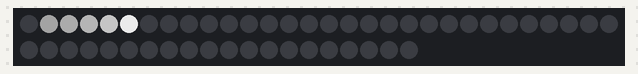
This sketch was run on a simulated ATtiny85, built with avr-gcc and run on an emulated ATtiny85. Parts: 50 RGB LEDs in strip order, left to right, continuing on the next row. Dim RGB values are drawn brighter than linear.

Above: at 18.09 s.
At 24.31 s:
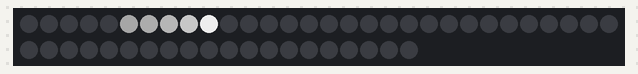
At 26.31 s:
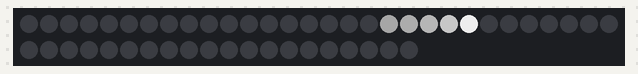
At 28.3 s:
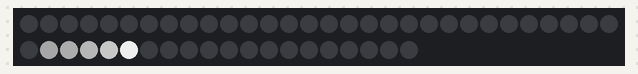
At 33.37 s:
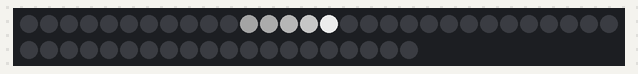
At 38.43 s:
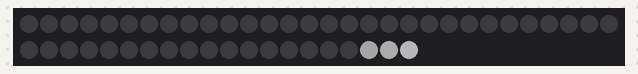

The sketch:

neopixel_test.ino
```cpp
#include <Adafruit_NeoPixel.h>
#ifdef __AVR__
#include <avr/power.h>
#endif

#define PIN 0
#define NUMPIXELS 50
Adafruit_NeoPixel strip = Adafruit_NeoPixel(NUMPIXELS, PIN, NEO_GRB + NEO_KHZ800);


int num = 17;
uint16_t pwm[] =  {114, 132, 129, 153, 236, 244, 255, 249, 234, 178, 159, 130, 55, 213, 196, 247, 193};
int velocity[] =  { 62, 40, 48, 64, 69, 96, 150, 137, 74, 78, 65, 54, 40, 83, 67, 137, 78};

float pos1 = 0, speed1 = 1;
int fullBri = 200;
uint32_t blueGradient[] = {0x0028C7, 0x0045CD, 0x0062D3, 0x007FD9, 0x009DE0, 0x00BAE6, 0x00D7EC, 0x00F5F3};

void setup() {
  // This is for Trinket 5V 16MHz, you can remove these three lines if you are not using a Trinket
#if defined (__AVR_ATtiny85__)
  if (F_CPU == 16000000) clock_prescale_set(clock_div_1);
#endif
  // End of trinket special code


  strip.begin();
  strip.setBrightness(fullBri);
  strip.show(); // Initialize all pixels to 'off'
}


void loop() {
  for (int j = 0; j < num; j ++) {
    for (uint8_t i = 0; i < NUMPIXELS; i++) {
      strip.setPixelColor(i, 0);
      strip.setPixelColor(i + 1,  int(pwm[j] / 5), int(pwm[j] / 5), int(pwm[j] / 5));
      strip.setPixelColor(i + 2,  int(pwm[j] / 4), int(pwm[j] / 4), int(pwm[j] / 4));
      strip.setPixelColor(i + 3,  int(pwm[j] / 3), int(pwm[j] / 3), int(pwm[j] / 3));
      strip.setPixelColor(i + 4,  int(pwm[j] / 2), int(pwm[j] / 2), int(pwm[j] / 2));
      if (i >= (NUMPIXELS - 1)) {
        //tlc.setPWM(0, pwm[j]/6);
      } else {
        strip.setPixelColor(i + 5,  pwm[j], pwm[j], pwm[j]);
      }
      strip.show();
      delay(velocity[j]);
    }
    //      strip.setPixelColor(0, 0);
    //      strip.setPixelColor(0, 0);
    delay(600);
  }
  delay(1000);
}


/*

  void loop() {

  for (int k = 0; k < num; k ++) {
    //if ((unsigned long)(millis() % velocity[k]) == 0) {
    int j;
    for (int i = -4; i < 4; i++) {
      strip.setPixelColor(pos1 + i,  int(pwm[k] / (i + 5)), int(pwm[k] / (i + 5)), int(pwm[k] / (i + 5)));
    }


    strip.show();

    for (j = -4; j < 4; j++) strip.setPixelColor(pos1 + j, 0);

    if (pos1 >= NUMPIXELS) {
      pos1 -= NUMPIXELS;
    } else {
      pos1 += speed1;
    }

    delay(velocity[k]);
    //}
  }

  delay(1000);
  }

*/
```
